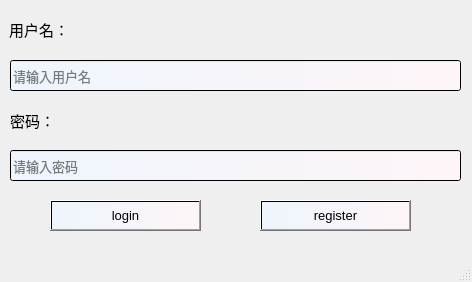
<?xml version="1.0" encoding="UTF-8"?>
<ui version="4.0">
 <class>login</class>
 <widget class="QMainWindow" name="login">
  <property name="geometry">
   <rect>
    <x>0</x>
    <y>0</y>
    <width>472</width>
    <height>282</height>
   </rect>
  </property>
  <property name="windowTitle">
   <string>login</string>
  </property>
  <property name="styleSheet">
   <string notr="true">QWidget#centralwidget {
	border-image: url(:/new/prefix1/19537230_153451267032_2.jpg);}</string>
  </property>
  <widget class="QWidget" name="centralwidget">
   <widget class="QLabel" name="label">
    <property name="geometry">
     <rect>
      <x>9</x>
      <y>9</y>
      <width>451</width>
      <height>41</height>
     </rect>
    </property>
    <property name="font">
     <font>
      <pointsize>11</pointsize>
     </font>
    </property>
    <property name="text">
     <string>用户名：</string>
    </property>
   </widget>
   <widget class="QLineEdit" name="lineEdit">
    <property name="geometry">
     <rect>
      <x>10</x>
      <y>60</y>
      <width>451</width>
      <height>31</height>
     </rect>
    </property>
    <property name="font">
     <font>
      <pointsize>10</pointsize>
     </font>
    </property>
    <property name="styleSheet">
     <string notr="true">background-color: qlineargradient(spread:pad, x1:0, y1:0, x2:1, y2:0, stop:0 rgba(238, 245, 253, 255), stop:1 rgba(254, 245, 248, 255));</string>
    </property>
    <property name="placeholderText">
     <string>请输入用户名</string>
    </property>
   </widget>
   <widget class="QLabel" name="label_2">
    <property name="geometry">
     <rect>
      <x>10</x>
      <y>100</y>
      <width>451</width>
      <height>41</height>
     </rect>
    </property>
    <property name="font">
     <font>
      <pointsize>11</pointsize>
     </font>
    </property>
    <property name="text">
     <string>密码：</string>
    </property>
   </widget>
   <widget class="QLineEdit" name="lineEdit_2">
    <property name="geometry">
     <rect>
      <x>10</x>
      <y>150</y>
      <width>451</width>
      <height>31</height>
     </rect>
    </property>
    <property name="font">
     <font>
      <pointsize>10</pointsize>
     </font>
    </property>
    <property name="styleSheet">
     <string notr="true">background-color: qlineargradient(spread:pad, x1:0, y1:0, x2:1, y2:0, stop:0 rgba(238, 245, 253, 255), stop:1 rgba(254, 245, 248, 255));</string>
    </property>
    <property name="echoMode">
     <enum>QLineEdit::Password</enum>
    </property>
    <property name="placeholderText">
     <string>请输入密码</string>
    </property>
   </widget>
   <widget class="QPushButton" name="pushButton">
    <property name="geometry">
     <rect>
      <x>50</x>
      <y>200</y>
      <width>151</width>
      <height>31</height>
     </rect>
    </property>
    <property name="font">
     <font>
      <pointsize>10</pointsize>
     </font>
    </property>
    <property name="styleSheet">
     <string notr="true">background-color: qlineargradient(spread:pad, x1:0, y1:0, x2:1, y2:0, stop:0 rgba(238, 245, 253, 255), stop:1 rgba(254, 245, 248, 255));</string>
    </property>
    <property name="text">
     <string>login</string>
    </property>
   </widget>
   <widget class="QPushButton" name="pushButton_2">
    <property name="geometry">
     <rect>
      <x>260</x>
      <y>200</y>
      <width>151</width>
      <height>31</height>
     </rect>
    </property>
    <property name="font">
     <font>
      <pointsize>10</pointsize>
     </font>
    </property>
    <property name="styleSheet">
     <string notr="true">background-color: qlineargradient(spread:pad, x1:0, y1:0, x2:1, y2:0, stop:0 rgba(238, 245, 253, 255), stop:1 rgba(254, 245, 248, 255));</string>
    </property>
    <property name="text">
     <string>register</string>
    </property>
   </widget>
  </widget>
  <widget class="QStatusBar" name="statusbar"/>
 </widget>
 <resources/>
 <connections/>
</ui>
